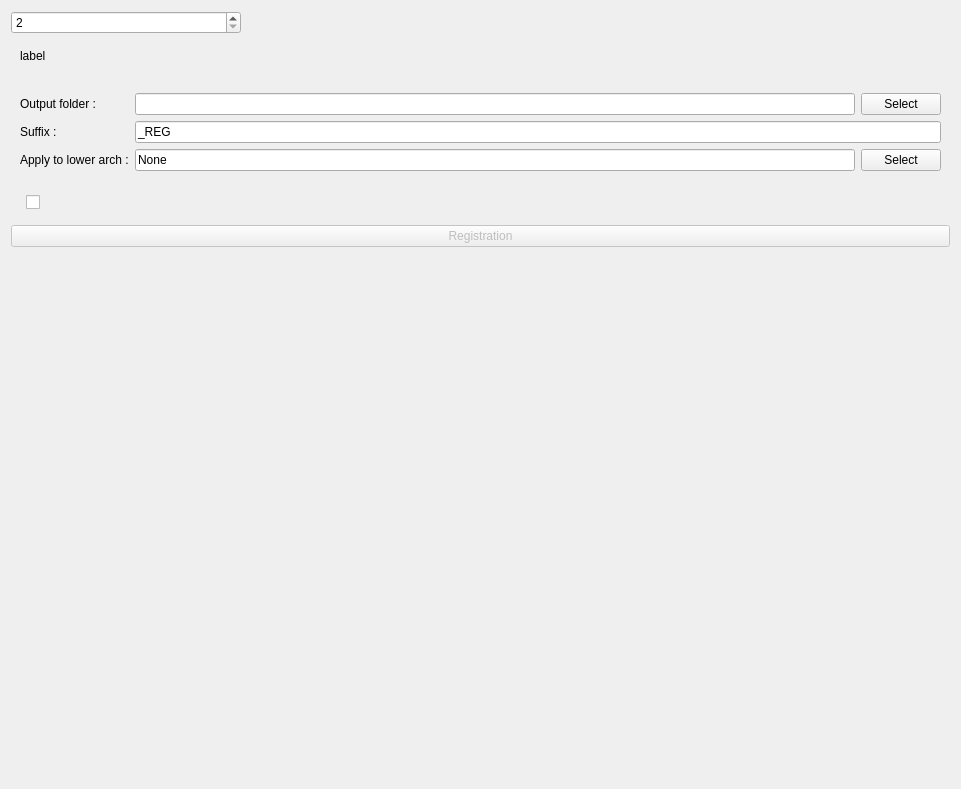
<?xml version="1.0" encoding="UTF-8"?>
<ui version="4.0">
 <class>ButterfkyPatch</class>
 <widget class="qMRMLWidget" name="ButterfkyPatch">
  <property name="geometry">
   <rect>
    <x>0</x>
    <y>0</y>
    <width>961</width>
    <height>789</height>
   </rect>
  </property>
  <layout class="QVBoxLayout" name="verticalLayout">
   <item>
    <layout class="QGridLayout" name="gridLayout">
     <item row="0" column="0">
      <widget class="QSpinBox" name="spinBoxnumberscan">
       <property name="minimum">
        <number>2</number>
       </property>
       <property name="maximum">
        <number>10</number>
       </property>
      </widget>
     </item>
     <item row="0" column="1">
      <widget class="QLabel" name="label_3">
       <property name="text">
        <string/>
       </property>
      </widget>
     </item>
     <item row="0" column="2">
      <widget class="QLabel" name="label_6">
       <property name="text">
        <string/>
       </property>
      </widget>
     </item>
     <item row="0" column="3">
      <widget class="QLabel" name="label_7">
       <property name="text">
        <string/>
       </property>
      </widget>
     </item>
    </layout>
   </item>
   <item>
    <widget class="ctkCollapsibleButton" name="inputsCollapsibleButton" native="true">
     <property name="text" stdset="0">
      <string>Inputs</string>
     </property>
     <layout class="QFormLayout" name="formLayout_2">
      <item row="0" column="0">
       <layout class="QVBoxLayout" name="verticalLayout_2">
        <item>
         <widget class="QLabel" name="label">
          <property name="text">
           <string>label</string>
          </property>
         </widget>
        </item>
       </layout>
      </item>
     </layout>
    </widget>
   </item>
   <item>
    <widget class="ctkCollapsibleButton" name="outputsCollapsibleButton" native="true">
     <property name="text" stdset="0">
      <string>Outputs</string>
     </property>
     <layout class="QFormLayout" name="formLayout_4">
      <item row="0" column="0">
       <layout class="QHBoxLayout" name="horizontalLayout"/>
      </item>
      <item row="3" column="0">
       <widget class="QLabel" name="label_2">
        <property name="text">
         <string>Output folder : </string>
        </property>
       </widget>
      </item>
      <item row="3" column="1">
       <layout class="QVBoxLayout" name="verticalLayout_3">
        <item>
         <layout class="QHBoxLayout" name="horizontalLayout_2">
          <item>
           <widget class="QLineEdit" name="lineEditOutput"/>
          </item>
          <item>
           <widget class="QPushButton" name="buttonSelectOutput">
            <property name="text">
             <string>Select</string>
            </property>
           </widget>
          </item>
          <item>
           <layout class="QHBoxLayout" name="horizontalLayout_3"/>
          </item>
         </layout>
        </item>
       </layout>
      </item>
      <item row="5" column="0">
       <widget class="QLabel" name="label_4">
        <property name="text">
         <string>Suffix : </string>
        </property>
       </widget>
      </item>
      <item row="5" column="1">
       <widget class="QLineEdit" name="lineEditSuffix">
        <property name="text">
         <string>_REG</string>
        </property>
       </widget>
      </item>
      <item row="6" column="0">
       <widget class="QLabel" name="label_5">
        <property name="text">
         <string>Apply to lower arch :</string>
        </property>
       </widget>
      </item>
      <item row="6" column="1">
       <layout class="QHBoxLayout" name="horizontalLayout_4">
        <item>
         <widget class="QLineEdit" name="lineEditLowerArch">
          <property name="text">
           <string>None</string>
          </property>
         </widget>
        </item>
        <item>
         <widget class="QPushButton" name="ButtonLowerArch">
          <property name="text">
           <string>Select</string>
          </property>
         </widget>
        </item>
       </layout>
      </item>
     </layout>
    </widget>
   </item>
   <item>
    <widget class="ctkCollapsibleButton" name="advancedCollapsibleButton" native="true">
     <property name="text" stdset="0">
      <string>Advanced</string>
     </property>
     <property name="collapsed" stdset="0">
      <bool>true</bool>
     </property>
     <layout class="QFormLayout" name="formLayout_3">
      <item row="0" column="1">
       <widget class="QCheckBox" name="invertOutputCheckBox">
        <property name="toolTip">
         <string>If checked, values above threshold are set to 0. If unchecked, values below are set to 0.</string>
        </property>
        <property name="text">
         <string/>
        </property>
       </widget>
      </item>
     </layout>
    </widget>
   </item>
   <item>
    <widget class="QPushButton" name="applyButton">
     <property name="enabled">
      <bool>false</bool>
     </property>
     <property name="toolTip">
      <string>Run the algorithm.</string>
     </property>
     <property name="text">
      <string>Registration</string>
     </property>
    </widget>
   </item>
   <item>
    <spacer name="verticalSpacer">
     <property name="orientation">
      <enum>Qt::Vertical</enum>
     </property>
     <property name="sizeHint" stdset="0">
      <size>
       <width>20</width>
       <height>40</height>
      </size>
     </property>
    </spacer>
   </item>
  </layout>
 </widget>
 <customwidgets>
  <customwidget>
   <class>qMRMLWidget</class>
   <extends>QWidget</extends>
   <header>qMRMLWidget.h</header>
   <container>1</container>
  </customwidget>
  <customwidget>
   <class>ctkCollapsibleButton</class>
   <extends>QWidget</extends>
   <header>ctkCollapsibleButton.h</header>
   <container>1</container>
  </customwidget>
 </customwidgets>
 <resources/>
 <connections/>
</ui>
